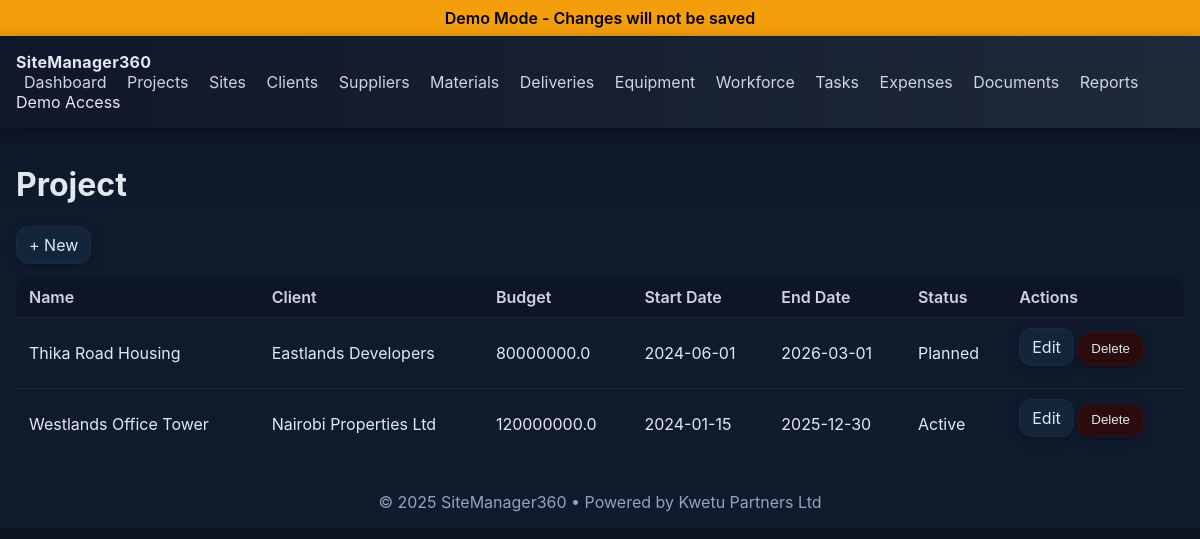
The app's page /projects with its own data.
### app.py (models this page shows)
class Project(db.Model):
    id = db.Column(db.Integer, primary_key=True)
    name = db.Column(db.String(150), nullable=False)
    client_id = db.Column(db.Integer, db.ForeignKey("client.id"), nullable=False)
    budget = db.Column(db.Float, default=0.0)
    start_date = db.Column(db.Date)
    end_date = db.Column(db.Date)
    status = db.Column(db.String(50), default="Planned")
    created_at = db.Column(db.DateTime, default=datetime.utcnow)
    sites = db.relationship("Site", backref="project", lazy=True)

class Client(db.Model):
    id = db.Column(db.Integer, primary_key=True)
    name = db.Column(db.String(120), nullable=False)
    contact_person = db.Column(db.String(120))
    phone = db.Column(db.String(50))
    email = db.Column(db.String(120))
    address = db.Column(db.String(250))
    created_at = db.Column(db.DateTime, default=datetime.utcnow)
    projects = db.relationship("Project", backref="client", lazy=True)

### app.py (the view)
@app.route("/projects")
@login_required
def projects():
    items = Project.query.order_by(Project.created_at.desc()).all()
    return render_template("projects_list.html", items=items, clients=Client.query.all())

### app.py (called while the page is built)
def is_demo():
    return DEMO_MODE

def login_required(view_func):
    @wraps(view_func)
    def wrapped(*args, **kwargs):
        if is_demo():
            demo_user = User.query.order_by(User.id.asc()).first()
            if demo_user and not session.get("user_id"):
                session["user_id"] = demo_user.id
        if not session.get("user_id"):
            return redirect(url_for("login", next=request.path))
        return view_func(*args, **kwargs)
    return wrapped

@app.context_processor
def inject_demo_mode():
    return {"demo_mode": is_demo()}

@app.before_request
def block_post_in_demo():
    if is_demo():
        demo_user = User.query.order_by(User.id.asc()).first()
        if demo_user and not session.get("user_id") and request.endpoint != "static":
            session["user_id"] = demo_user.id
        if request.method == "POST":
            flash("Demo Mode: Action simulated successfully.", "info")
            return redirect(request.referrer or url_for("dashboard"))

### templates/projects_list.html (shortened to what this page needs)
{% extends "base.html" %}
{% block content %}
<h1>Project</h1>
<div class="actions"><a class="btn" href="{{ url_for('projects_new') }}">+ New</a></div>
<table class="table">
  <thead><tr><th>Name</th><th>Client</th><th>Budget</th><th>Start Date</th><th>End Date</th><th>Status</th><th>Actions</th></tr></thead>
  <tbody>
  {% for item in items %}
    <tr>
      <td>{{ item.name }}</td><td>{{ item.client.name if item.client else '' }}</td><td>{{ item.budget }}</td><td>{{ item.start_date.strftime('%Y-%m-%d') if item.start_date else '' }}</td><td>{{ item.end_date.strftime('%Y-%m-%d') if item.end_date else '' }}</td><td>{{ item.status }}</td>
      <td class="actions">
        <a class="btn" href="{{ url_for('projects_edit', id=item.id) }}">Edit</a>
        {% if demo_mode %}
          <button class="btn danger" type="button" disabled title="Disabled in demo">Delete</button>
        {% else %}
          <form method="post" action="{{ url_for('projects_delete', id=item.id) }}" onsubmit="return confirm('Delete?');" style="display:inline">
            <button class="btn danger" type="submit">Delete</button>
          </form>
        {% endif %}
      </td>
    </tr>
  {% endfor %}
  </tbody>
</table>
{% endblock %}

### static/style.css (style rules this page uses)
:root { --top-a:#0f172a; --top-b:#1e293b; --accent:#38bdf8; --surface:#0b1220; --surface2:#0f1b2d; --border:#1f2937; --text:#e2e8f0; --muted:#94a3b8; --success:#16a34a; --info:#1d4ed8; --danger:#dc2626; }
* { box-sizing:border-box }
body { margin:0; background:linear-gradient(180deg,var(--surface),var(--surface2) 40%); color:var(--text); font-family:Inter,system-ui,Segoe UI,Roboto,Arial,sans-serif; }
.table { width:100%; border-collapse:collapse; background:#0f1b2d; border:1px solid var(--border); border-radius:12px; overflow:hidden }
.table th,.table td { padding:10px 12px; border-bottom:1px solid var(--border); text-align:left }
.table th { font-weight:600; color:#cbd5e1; background:#0d1626 }
.actions .btn { margin-bottom:12px }
.btn { display:inline-block; padding:8px 12px; border-radius:12px; border:1px solid var(--border); background:#12253b; color:var(--text); text-decoration:none; cursor:pointer; box-shadow:0 3px 10px rgba(0,0,0,.25) }
.btn.danger { background:#2b0c0c; border-color:#3d0f0f }

### records on screen
Project: name "Thika Road Housing", client "Eastlands Developers", budget "80000000.0", start_date "2024-06-01", end_date "2026-03-01", status "Planned"
Project: name "Westlands Office Tower", client "Nairobi Properties Ltd", budget "120000000.0", start_date "2024-01-15", end_date "2025-12-30", status "Active"
